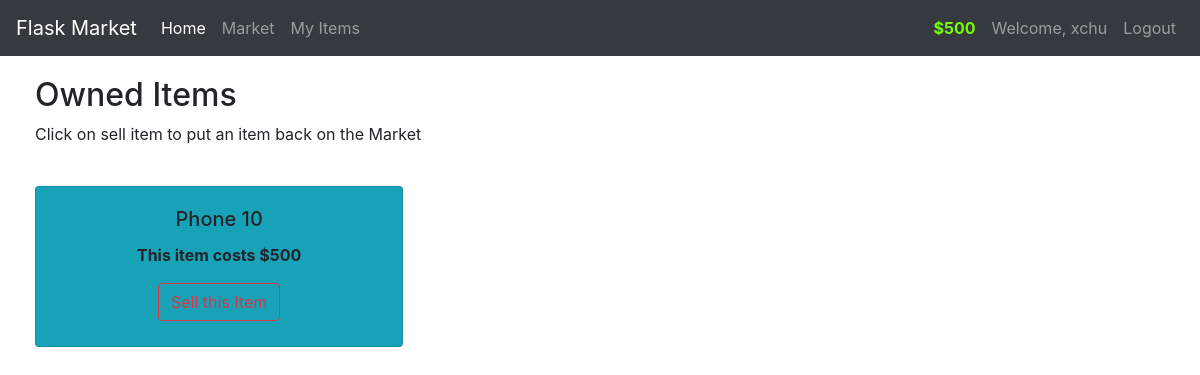
The page /myitems (signed in) on the database its author committed.
### market/models.py (models this page shows, shortened)
class User(db.Model, UserMixin):
    id = db.Column(db.Integer(), primary_key=True)
    username = db.Column(db.String(length=30), nullable=False, unique=True)
    email_address = db.Column(db.String(length=50), nullable=False, unique=True)
    password_hash = db.Column(db.String(length=60), nullable=False)
    budget = db.Column(db.Integer(), nullable=False, default=1000)
    items = db.relationship('Item', backref='owned_user', lazy=True)
    @property
    def prettier_budget(self):
        if len(str(self.budget)) >= 4:
            return f'${str(self.budget)[:-3]},{str(self.budget)[-3:]}'
        else:
            return f"${self.budget}"
    @property
    def password(self):
        return self.password

class Item(db.Model):
    id = db.Column(db.Integer(), primary_key=True)
    name = db.Column(db.String(length=30), nullable=False)
    price = db.Column(db.Integer(), nullable=False)
    barcode = db.Column(db.String(length=12), nullable=False, unique=True)
    description = db.Column(db.String(length=1024), nullable=False)
    owner = db.Column(db.Integer(), db.ForeignKey('user.id'))

### market/routes.py (the view)
@app.route('/myitems')
@login_required
def items_page():
    selling_form = SellItemForm()
    owned_items = Item.query.filter_by(owner=current_user.id)
    return render_template('myitems.html', owned_items=owned_items, selling_form=selling_form)

### market/models.py (called while the page is built)
@login_manager.user_loader
def load_user(user_id):
    return User.query.get(int(user_id))

### market/templates/myitems.html (shortened to what this page needs)
{% extends 'base.html' %}
{% block content %}
<div class="row" style="margin-top:20px; margin-left:20px">
    <div class="col-8">
        <h2>Owned Items</h2>
        <p>Click on sell item to put an item back on the Market</p>
        <br>
        <div class="row">
            {% for owned_item in owned_items %}
            <div class="col-md-6">
                <div style="margin-bottom: 5px" class="card text-center bg-info">
                    <div class="card-body">
                        <h5 class="card-title">{{ owned_item.name }}</h5>
                        <p class="card-text"><strong>
                                This item costs ${{ owned_item.price }}
                            </strong></p>
                        <button type="button" class="btn btn-outline-danger" style="margin-bottom: 5px" data-toggle="modal" data-target="#Modal-SellingConfirm-{{ owned_item.id }}">
                        </button>
                    </div>
                </div>
            </div>
            {% endfor %}
        </div>
    </div>
</div>
{% endblock %}

### market/templates/base.html (shortened to what this page needs)
<!doctype html>
<html lang="en">
<head>
    <link rel="stylesheet" href="https://cdn.jsdelivr.net/npm/bootstrap@4.5.3/dist/css/bootstrap.min.css"
>
</head>
<body>
    <nav class="navbar navbar-expand-md navbar-dark bg-dark">
        <a class="navbar-brand" href="#">Flask Market</a>
        <div class="collapse navbar-collapse" id="navbarNav">
            <ul class="navbar-nav mr-auto">
                <li class="nav-item active">
                    <a class="nav-link" href="{{ url_for('home_page') }}">Home </a>
                </li>
                <li class="nav-item">
                    <a class="nav-link" href="{{ url_for('market_page') }}">Market</a>
                </li>
                <li class="nav-item">
                    <a class="nav-link" href="{{ url_for('items_page') }}">My Items</a>
                </li>
            </ul>
            {% if current_user.is_authenticated %}
            <ul class="navbar-nav">
                <li class="nav-item">
                    <a class="nav-link" style="color: lawngreen; font-weight: bold">
                        {{ current_user.prettier_budget }}
                    </a>
                </li>
                <li class="nav-item">
                    <a class="nav-link">Welcome, {{ current_user.username }}</a>
                </li>
                <li class="nav-item">
                    <a class="nav-link" href="{{ url_for('logout_page') }}">Logout</a>
                </li>
            </ul>
            {% endif %}
        </div>
    </nav>
    {% block content %}
    {% endblock %}
</body>
</html>

### rows shown on the page
User: prettier_budget "$500", username "xchu"
Item: name "Phone 10", price "500"
